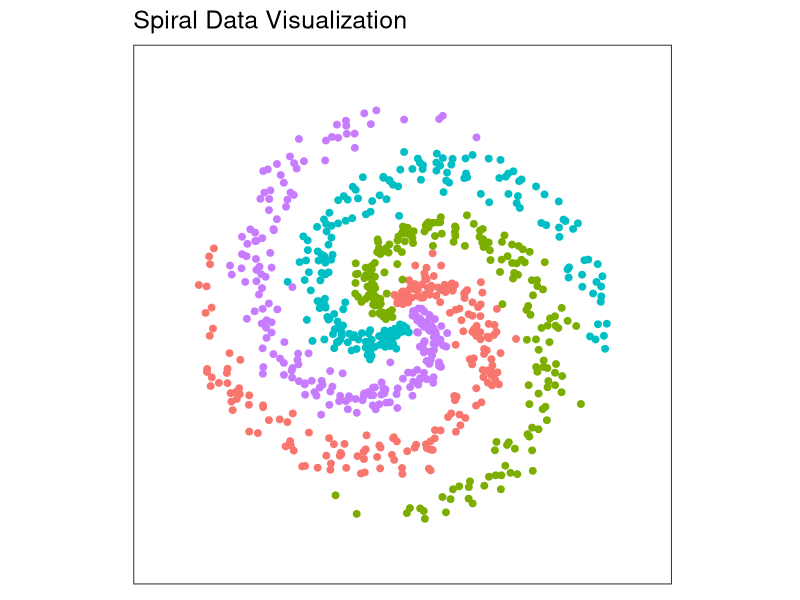
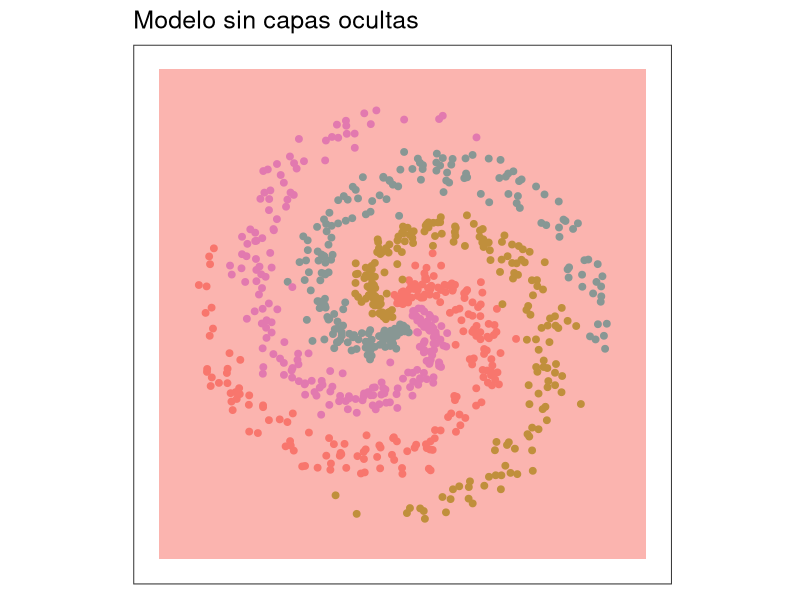
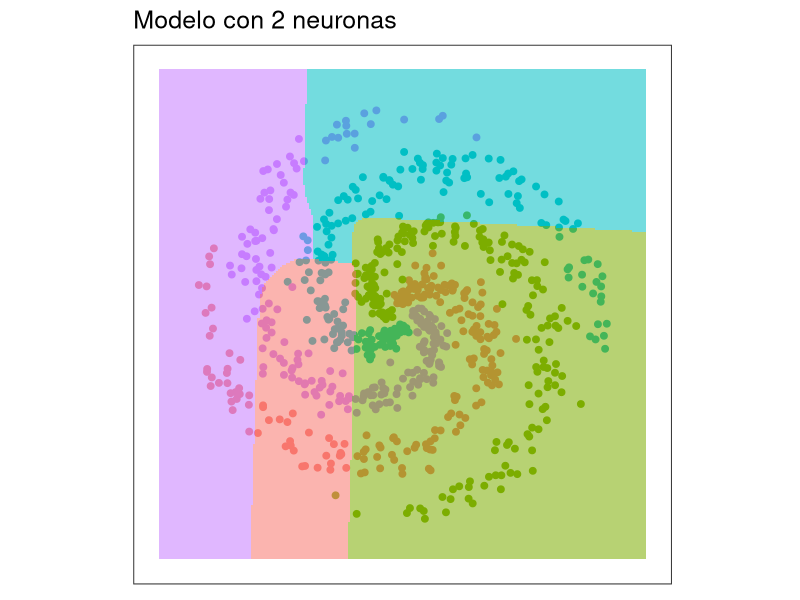
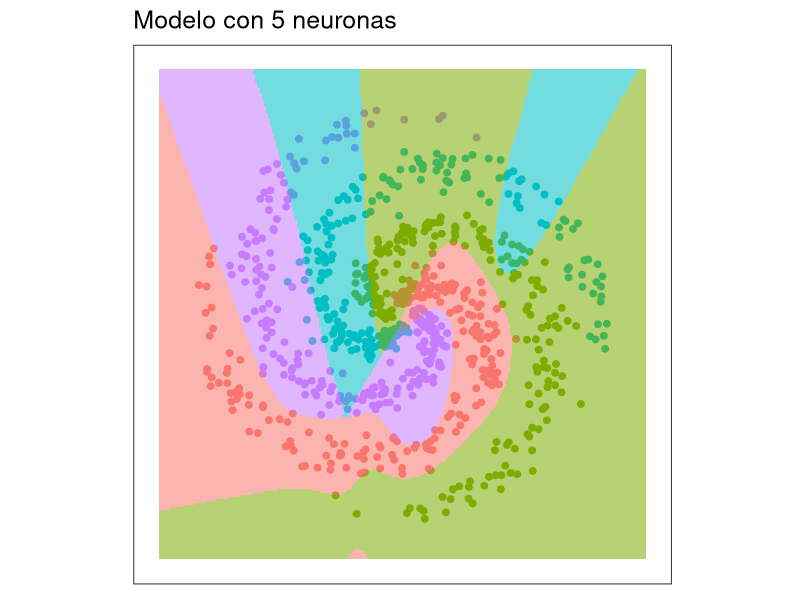
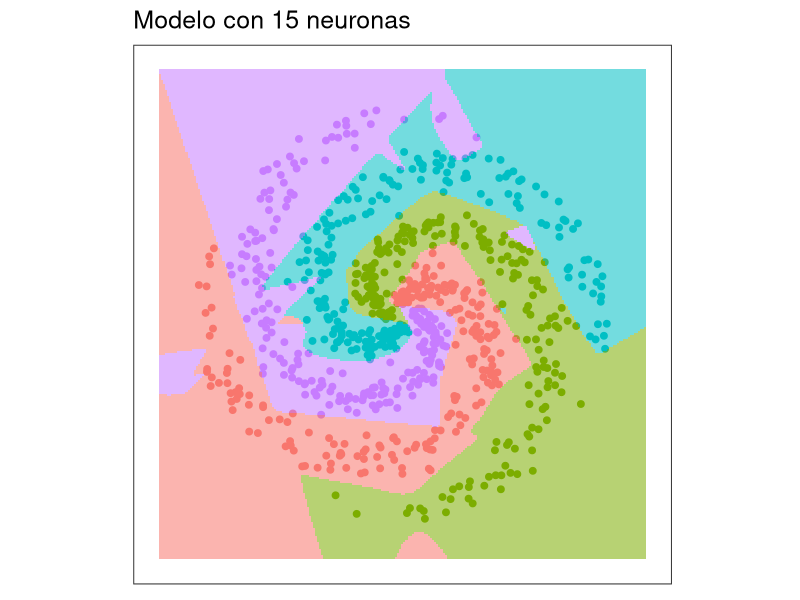
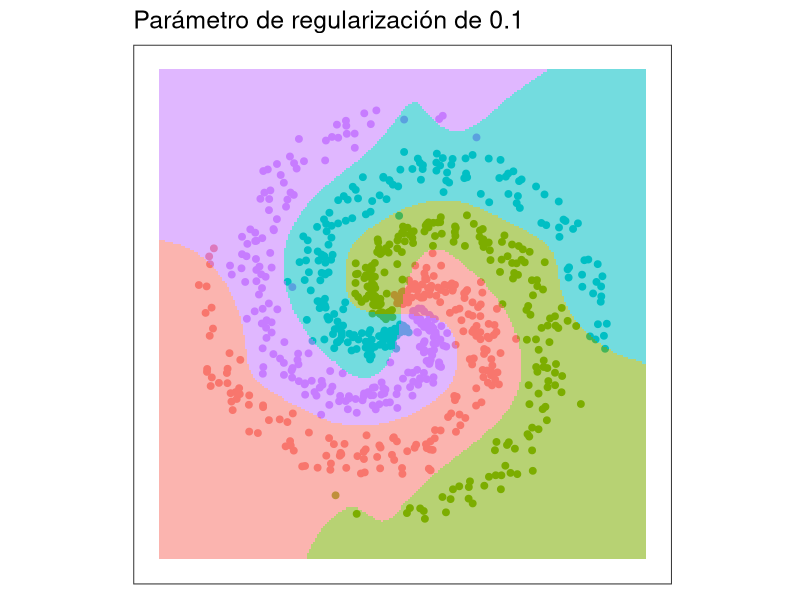
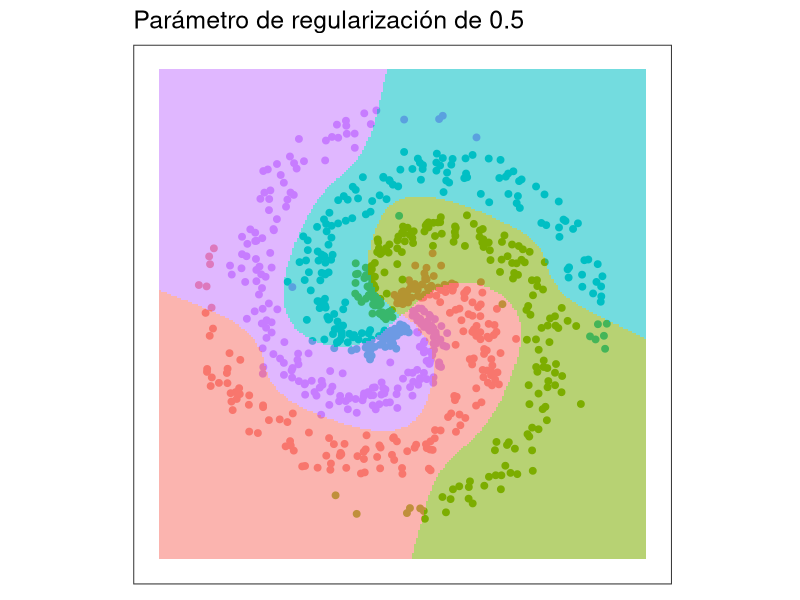
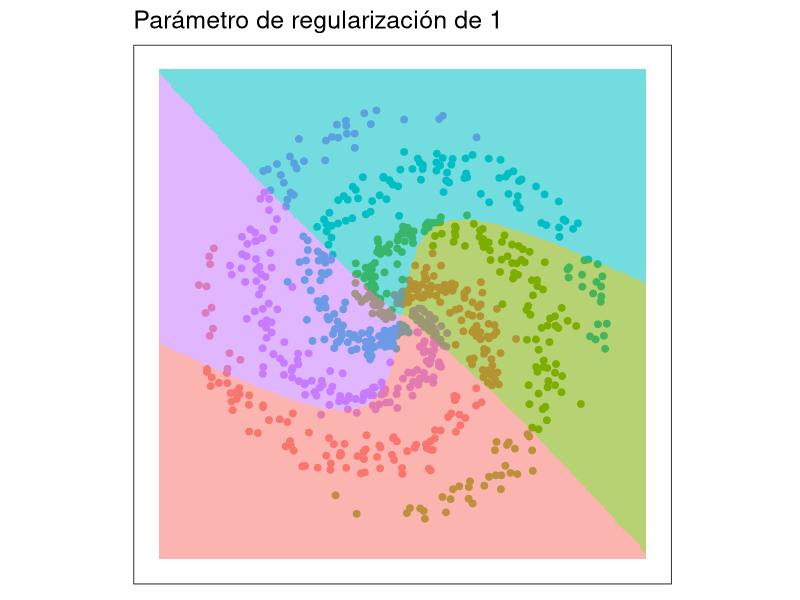

Reproduce these figures in R, in order.
## ---- chunk 1
#| label: librerías requeridas e importar data
#| include: false
library(magrittr)
library(ggplot2)
library(nnet)

N <- 200 # Point by class
D <- 2 # Dimensionality
K <- 4 # Class numbers
X <- data.frame() # Data matrix
y <- data.frame() # Class Labels

set.seed(308)

for (j in (1:K)) {
  r <- seq(0.05, 1, length.out = N)
  t <- seq((j - 1) * 4.7, j * 4.7, length.out = N) + rnorm(N, sd = 0.3) # theta
  Xtemp <- data.frame(x1 = r * sin(t), x2 = r * cos(t))
  ytemp <- data.frame(matrix(j, N, 1))
  X <- rbind(X, Xtemp)
  y <- rbind(y, ytemp)
}
data <- cbind(X, y)
colnames(data) <- c(colnames(X), 'label')

x1_min <- min(X[, 1]) - 0.2
x1_max <- max(X[, 1]) + 0.2
x2_min <- min(X[, 2]) - 0.2
x2_max <- max(X[, 2]) + 0.2

# Crear grid para el gráfico predictivo
hs <- 0.01
grid <- as.matrix(expand.grid(
  x1 = seq(x1_min, x1_max, by = hs),
  x2 = seq(x2_min, x2_max, by = hs)
))

# Para entrenamiento de modelos
set.seed(123)
## ---- chunk 2
#| label: plot_original_distribution
#| echo: false
puntos <-
  ggplot() +
  geom_point(
    data = data,
    aes(x = x1, y = x2, color = as.character(label)),
    size = 2
  ) +
  theme_bw(base_size = 15) +
  xlim(x1_min, x2_max) +
  ylim(x2_min, x2_max) +
  ggtitle('Spiral Data Visualization') +
  coord_fixed(ratio = 1) +
  theme(
    axis.ticks = element_blank(),
    panel.grid.major = element_blank(),
    panel.grid.minor = element_blank(),
    axis.text = element_blank(),
    axis.title = element_blank(),
    legend.position = 'none'
  )

puntos
## ---- chunk 3
#| label: Y_matrix
Y <- class.ind(data$label)
colnames(Y) <- paste0('C', 1:ncol(Y))
head(Y)
## ---- chunk 4
#| label: x_matrix
Xmat <- as.matrix(data[, c("x1", "x2")])
head(X)
## ---- chunk 5
#| label: no_hidden_layer
m0 <- multinom(label ~ x1 + x2, data = data, trace = FALSE, maxit = 1000)
## ---- chunk 6
#| label: hidden_layer_multiple_neural
neural_model = list()
sizes <- c(2, 5, 15)
for (s in sizes) {
  name <- paste0("nnet_size_", s, "_decay_0")
  m <- nnet(
    Xmat,
    Y,
    size = s,
    softmax = TRUE,
    maxit = 1000,
    decay = 0,
    trace = FALSE
  )
  neural_model[[name]] <- m
}
## ---- chunk 7
#| label: hidden_layer_with_decays
decay_model = list()
decays <- c(0.1, 0.5, 1)
for (d in decays) {
  name <- paste0("nnet_size_15_decay_", gsub("\\.", "_", as.character(d)))
  m <- nnet(
    Xmat,
    Y,
    size = 15,
    softmax = TRUE,
    maxit = 1000,
    decay = d,
    trace = FALSE
  )
  decay_model[[name]] <- m
}
## ---- chunk 8
#| label: nnet_pred_no_hiden_layers
#| echo: false
pred_probs <- predict(m0, grid)
pred_probs <- as.matrix(pred_probs)

# Calcular clases (softmax: clase de mayor probabilidad)
classes <- as.factor(apply(pred_probs, 1, which.max))

puntos +
  geom_tile(
    aes_string(
      x = "grid[,1]",
      y = "grid[,2]",
      fill = "classes",
      alpha = 0.3
    ),
    show.legend = FALSE
  ) +
  ggtitle('Modelo sin capas ocultas')
## ---- chunk 9
#| label: nnet_pred_hiden_layers_2
#| echo: false
model <- neural_model[[1]]

pred_probs <- predict(model, grid)

# Calcular clases (softmax: clase de mayor probabilidad)
classes <- as.factor(apply(pred_probs, 1, which.max))

puntos +
    geom_tile(
      aes_string(
        x = "grid[,1]",
        y = "grid[,2]",
        fill = "classes",
        alpha = 0.3
      ),
      show.legend = FALSE
    ) +
    ggtitle("Modelo con 2 neuronas")

## ---- chunk 10
#| label: nnet_pred_hiden_layers_5
#| echo: false
model <- neural_model[[2]]

pred_probs <- predict(model, grid)

# Calcular clases (softmax: clase de mayor probabilidad)
classes <- as.factor(apply(pred_probs, 1, which.max))

puntos +
    geom_tile(
      aes_string(
        x = "grid[,1]",
        y = "grid[,2]",
        fill = "classes",
        alpha = 0.3
      ),
      show.legend = FALSE
    ) +
    ggtitle("Modelo con 5 neuronas")

## ---- chunk 11
#| label: nnet_pred_hiden_layers_15
#| echo: false
model <- neural_model[[3]]

pred_probs <- predict(model, grid)

# Calcular clases (softmax: clase de mayor probabilidad)
classes <- as.factor(apply(pred_probs, 1, which.max))

puntos +
    geom_tile(
      aes_string(
        x = "grid[,1]",
        y = "grid[,2]",
        fill = "classes",
        alpha = 0.3
      ),
      show.legend = FALSE
    ) +
    ggtitle("Modelo con 15 neuronas")

## ---- chunk 12
#| label: nnet_pred_decay_0.1
#| echo: false
model <- decay_model[[1]]

pred_probs <- predict(model, grid)

# Calcular clases (softmax: clase de mayor probabilidad)
classes <- as.factor(apply(pred_probs, 1, which.max))

puntos +
    geom_tile(
      aes_string(
        x = "grid[,1]",
        y = "grid[,2]",
        fill = "classes",
        alpha = 0.3
      ),
      show.legend = FALSE
    ) +
    ggtitle("Parámetro de regularización de 0.1")

## ---- chunk 13
#| label: nnet_pred_decay_0.5
#| echo: false
model <- decay_model[[2]]

pred_probs <- predict(model, grid)

# Calcular clases (softmax: clase de mayor probabilidad)
classes <- as.factor(apply(pred_probs, 1, which.max))

puntos +
    geom_tile(
      aes_string(
        x = "grid[,1]",
        y = "grid[,2]",
        fill = "classes",
        alpha = 0.3
      ),
      show.legend = FALSE
    ) +
    ggtitle("Parámetro de regularización de 0.5")
## ---- chunk 14
#| label: nnet_pred_decay_1
#| echo: false
model <- decay_model[[3]]

pred_probs <- predict(model, grid)

# Calcular clases (softmax: clase de mayor probabilidad)
classes <- as.factor(apply(pred_probs, 1, which.max))

puntos +
    geom_tile(
      aes_string(
        x = "grid[,1]",
        y = "grid[,2]",
        fill = "classes",
        alpha = 0.3
      ),
      show.legend = FALSE
    ) +
    ggtitle("Parámetro de regularización de 1")
